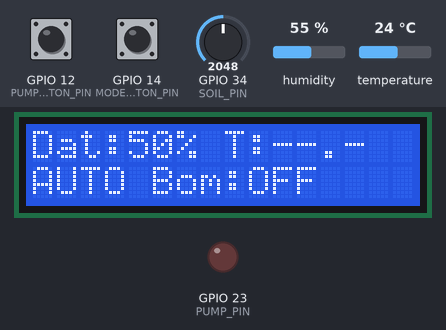
A sketch run on a simulated ESP32. On the bench: 16×2 character LCD, output pins drawn as LEDs (lit = HIGH). The test bench sets the inputs (shaded band); at power-on: GPIO 34 (SOIL_PIN) = 2048, GPIO 14 (MODE_BUTTON_PIN) HIGH, GPIO 12 (PUMP_BUTTON_PIN) HIGH, temperature 24 °C, humidity 55 % (analog values on the 0–4095 scale). WiFi joins after 1.5 s; servers stay silent unless stated; web services answer with replies made up by the test bench; what the sketch prints to the serial monitor is not drawn.

Above: at 1.3 s.
1.4 s: GPIO 34 (SOIL_PIN) set to 1706
At 3.0 s:
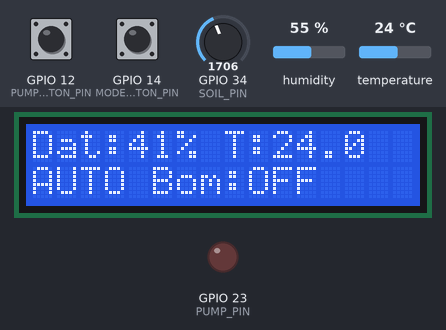
4.0 s: GPIO 34 (SOIL_PIN) set to 1610
At 5.2 s:
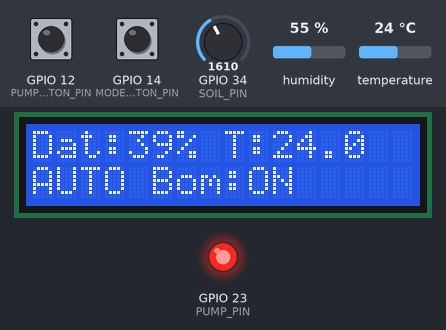
5.5 s: GPIO 14 (MODE_BUTTON_PIN) pulled LOW for 0.15 s
At 6.9 s:
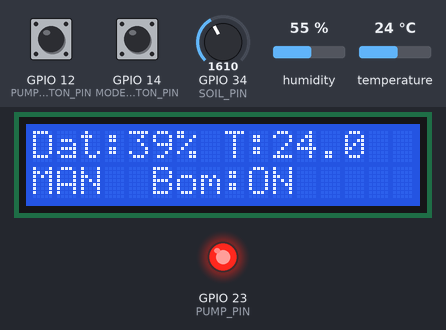
7.5 s: GPIO 12 (PUMP_BUTTON_PIN) pulled LOW for 0.15 s
At 8.4 s:
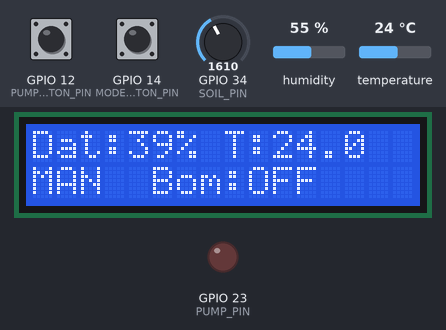
9.5 s: temperature set to 33 °C
At 11.5 s:
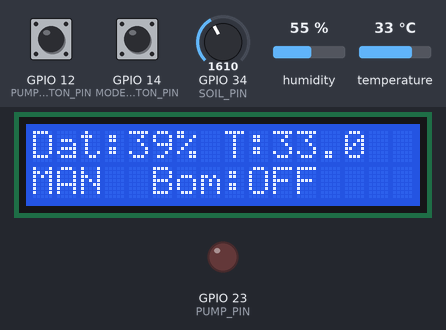
12.0 s: GPIO 14 (MODE_BUTTON_PIN) pulled LOW for 1 s
At 13.4 s:
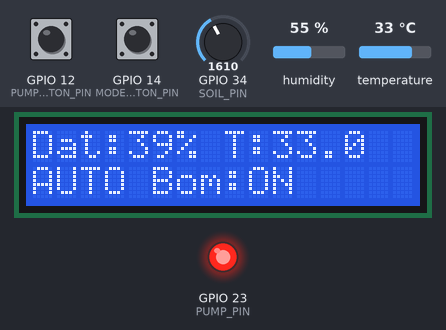
Timing chart, 0 to 15.0 s (numbered marks = the images above; inputs shaded):
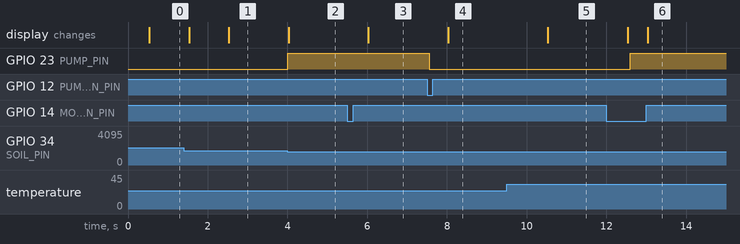

Measured:
- the behaviour switches between 1679 and 1678 on GPIO 34 (SOIL_PIN) (found by bisection; images 1 and 2)
- after the input at 1.4 s, the display: first changes after 0.13 s (image 1 shows a later state)
- after the input at 4.0 s, GPIO 23 (PUMP_PIN): LOW → HIGH at once; the display: changes at once (image 2)
- after the input at 5.5 s, the display: changes after 0.53 s (image 3)
- after the input at 7.5 s, GPIO 23 (PUMP_PIN): HIGH → LOW after 0.05 s; the display: changes after 0.53 s (image 4)
- after the input at 9.5 s, the display: changes after 1.0 s (image 5)
- after the input at 12.0 s, GPIO 23 (PUMP_PIN): LOW → HIGH after 0.60 s; the display: first changes after 0.53 s (image 6 shows a later state)

The sketch:

sketch.ino
```cpp
#include <WiFi.h> //Kết nối ESP32 với mạng Wi-Fi.
#include <WiFiClientSecure.h> //Hỗ trợ kết nối mạng bảo mật TLS/SSL, thường dùng với HTTPS.
#include <HTTPClient.h> //Gửi yêu cầu HTTP đến máy chủ, chẳng hạn ThingSpeak.
#include <DHT.h> //Đọc cảm biến nhiệt độ và độ ẩm DHT22.
#include <Wire.h> //Giao tiếp I2C, được dùng để kết nối LCD với ESP32.
#include <LiquidCrystal_I2C.h> //Điều khiển màn hình LCD thông qua I2C.
#include <math.h> //Cung cấp các hàm toán học; code dùng isnan() để kiểm tra giá trị không hợp lệ.

// ==================================================
// 1. CAU HINH WIFI VA THINGSPEAK
// ==================================================
const char* WIFI_SSID = "Wokwi-GUEST"; //lưu địa chỉ
const char* WIFI_PASSWORD = "";

// Thay bang Write API Key cua kenh ThingSpeak cua ban.
// Neu key da bi chia se cong khai, hay tao key moi.
const char* THINGSPEAK_WRITE_KEY = "";

// ==================================================
// 2. KHAI BAO CHAN ESP32
// ==================================================
#define SOIL_PIN 34 //Chân GPIO34 nhận tín hiệu analog từ biến trở mô phỏng độ ẩm đất.
#define DHT_PIN 32 //Chân GPIO32 nhận tín hiệu từ cảm biến DHT22.
#define DHTTYPE DHT22 //Xác định loại cảm biến đang sử dụng là DHT22.

#define PUMP_PIN 23 //GPIO23 xuất tín hiệu điều khiển LED mô phỏng máy bơm.
#define MODE_BUTTON_PIN 14 //GPIO14 đọc nút chuyển đổi AUTO/MANUAL.
#define PUMP_BUTTON_PIN 12 //GPIO12 đọc nút bật/tắt bơm thủ công.

#define LCD_SDA_PIN 21 //Chân SDA truyền dữ liệu I2C.
#define LCD_SCL_PIN 22 //Chân SCL cung cấp xung đồng hồ I2C.

// ==================================================
// 3. KHOI TAO THIET BI
// ==================================================
DHT dht(DHT_PIN, DHTTYPE); //chân kết nối cảm biến, loại cảm biến DHT22.

LiquidCrystal_I2C lcd(0x27, 16, 2); //

WiFiClientSecure secureClient;

// ==================================================
// 4. CAC THONG SO HE THONG
// ==================================================

// Nguong do am dat: bat bom < 40%, tat bom >40%
const int MOISTURE_ON = 40; //
const int MOISTURE_OFF = 41; //

// Nguong danh gia thoi tiet (gia tri thu nghiem)
const float TEMP_HOT = 32.0; //Nhiệt độ từ 32°C trở lên được xem là nóng.
const float TEMP_COOL = 28.0; //Nhiệt độ từ 28°C trở xuống được xem là mát/lạnh theo quy tắc mô phỏng.
const float AIR_HUMIDITY_DRY = 40.0; //Độ ẩm không khí từ 40% trở xuống được xem là thấp.
const float AIR_HUMIDITY_HIGH = 65.0; //Độ ẩm không khí từ 65% trở lên được xem là cao.

// Gia tri ADC cua bien tro r
const int DRY_RAW = 0; //giả định giá trị 0 tương ứng với đất khô.
const int WET_RAW = 4095; //giả định giá trị 4095 tương ứng với đất rất ẩm.

// Thoi gian an toan cho bom
const unsigned long MAX_PUMP_RUN_MS = 30000; //30 giay
const unsigned long PUMP_COOLDOWN_MS = 5000; //5 giay

// Chu ky doc va cap nhat r
const unsigned long SOIL_INTERVAL_NORMAL_MS = 500; //Đọc đất mỗi 0,5 giây khi ưu tiên bình thường.
const unsigned long SOIL_INTERVAL_HIGH_MS = 200; //Đọc đất mỗi 0,2 giây khi ưu tiên cao.
const unsigned long SOIL_INTERVAL_LOW_MS = 1000; //Đọc đất mỗi 1 giây khi ưu tiên thấp.
const unsigned long DHT_INTERVAL_MS = 2000; //Đọc DHT22 mỗi 2 giây.
const unsigned long LCD_INTERVAL_MS = 500; //Cập nhật LCD mỗi 0,5 giây.
const unsigned long SERIAL_INTERVAL_MS = 5000; //In trạng thái ra Serial mỗi 2 giây.
const unsigned long THINGSPEAK_INTERVAL_MS = 16000; //Chu kỳ gửi dữ liệu dự kiến là 16 giây.
const unsigned long DEBOUNCE_MS = 50; //Thời gian lọc nhiễu nút nhấn.

// ==================================================
// 5. BIEN TRANG THAI HE THONG
// ==================================================
int soilRaw = 0; //giá trị ADC đọc trực tiếp từ biến trở, ví dụ 2048.
int soilPercent = 0; //giá trị độ ẩm đất đã quy đổi thành phần trăm, ví dụ 50.

float temperature = NAN; //nhiệt độ không khí.
float humidity = NAN; //độ ẩm không khí.

bool soilSensorReady = false; //ban đầu chương trình chưa xác nhận đã đọc cảm biến đất.
bool airSensorReady = false; //ban đầu chưa có dữ liệu DHT22 hợp lệ.

bool pumpOn = false; //ban đầu bơm ở trạng thái tắt.
bool autoMode = true; //ban đầu hệ thống ở chế độ tự động.

unsigned long pumpStartedAt = 0; //thời điểm bật bơm.
unsigned long lastPumpStoppedAt = 0; //thời điểm tắt bơm gần nhất.

unsigned long lastSoilReadAt = 0; //thời điểm đọc đất gần nhất.
unsigned long lastDHTReadAt = 0; //thời điểm đọc DHT22 gần nhất.
unsigned long lastLCDUpdateAt = 0; //thời điểm cập nhật LCD gần nhất.
unsigned long lastSerialPrintAt = 0; //thời điểm in trạng thái gần nhất.

bool lastModeButtonReading = HIGH; //lần đọc tín hiệu nút gần nhất.
bool stableModeButtonState = HIGH; //trạng thái nút đã được xác nhận ổn định.
unsigned long lastModeDebounceAt = 0; //thời điểm bắt đầu ghi nhận thay đổi tín hiệu.

bool lastPumpButtonReading = HIGH;
bool stablePumpButtonState = HIGH;
unsigned long lastPumpDebounceAt = 0;

// ==================================================
// 6. CAC MUC UU TIEN TUOI
// ==================================================

enum WaterPriority {
  PRIORITY_LOW,
  PRIORITY_NORMAL,
  PRIORITY_HIGH
};
//enum là kiểu dữ liệu liệt kê, cho phép tạo ra một nhóm giá trị có tên rõ ràng.

WaterPriority currentPriority = PRIORITY_NORMAL;

// ==================================================
// 7. TINH DO AM DAT
// ==================================================

int calculateSoilMoisture(int rawValue) {
  rawValue = constrain(rawValue, DRY_RAW, WET_RAW);
  int moisture = map(rawValue, DRY_RAW, WET_RAW, 0, 100);
  return constrain(moisture, 0, 100);
}

// ==================================================
// 8. KIEM TRA DIEU KIEN BAT BOM
// ==================================================

bool canStartPump() {
  if (lastPumpStoppedAt == 0) {
    return true;
  }

  return millis() - lastPumpStoppedAt >= PUMP_COOLDOWN_MS;
}

// ==================================================
// 9. HAM BAT/TAT BOM
// ==================================================

void setPump(bool state) {
  if (state == pumpOn) {
    return;
  }

  // Khong cho bat bom neu chua het thoi gian nghi      CHUA HIEU
  if (state && !canStartPump()) {
    Serial.println(
      "Bom dang trong thoi gian nghi 5 giay."
    );
    return;
  }

  pumpOn = state;
  digitalWrite(PUMP_PIN, pumpOn ? HIGH : LOW);

  if (pumpOn) {
    pumpStartedAt = millis();
    Serial.println("BOM: BAT");
  } else {
    lastPumpStoppedAt = millis();
    Serial.println("BOM: TAT");
  }
}

// ==================================================
// 10. DOC CAM BIEN DO AM DAT
// ==================================================

void readSoilSensor() {
  soilRaw = analogRead(SOIL_PIN);
  soilPercent = calculateSoilMoisture(soilRaw);
  soilSensorReady = true;
}

// ==================================================
// 11. DOC DHT22
// ==================================================

void readAirSensor() {
  float newTemperature = dht.readTemperature(); //lấy nhiệt độ theo độ c
  float newHumidity = dht.readHumidity(); //lấy độ ẩm kk theo %

  if (!isnan(newTemperature) && !isnan(newHumidity) && newHumidity >= 0 && newHumidity <= 100) {
    bool firstValidReading = !airSensorReady;

    bool valueChanged = firstValidReading || fabs(newTemperature - temperature) >= 0.1 || fabs(newHumidity - humidity) >= 0.1;
    temperature = newTemperature; //temperature??
    humidity = newHumidity; //         CHUA HIEU
    airSensorReady = true;
    if (valueChanged) {
      Serial.print("Nhiet do: ");
      Serial.print(temperature, 1);
      Serial.print(" C | Do am khong khi: ");
      Serial.print(humidity, 1);
      Serial.println(" %");
    }
  } else {
    // Khong ghi de gia tri hop le cu bang NaN
    // He thong se tiep tuc dung gia tri hop le gan nhat.
    Serial.println("Canh bao: Doc DHT22 that bai.");
  }
}

// ==================================================
// 12. THUAT TOAN 1 + 2
// DANH GIA NHIET DO VA DO AM KHONG KHI
// ==================================================

WaterPriority evaluateWaterPriority() {
  // Chua co du lieu khong khi hop le:
  // khong dua ra ket luan thoi tiet.
  if (!airSensorReady || isnan(temperature) || isnan(humidity)) {
    return PRIORITY_NORMAL;
  }

  bool hotWeather = temperature >= TEMP_HOT;
  bool coolWeather = temperature <= TEMP_COOL;

  bool dryAir = humidity <= AIR_HUMIDITY_DRY;
  bool humidAir = humidity >= AIR_HUMIDITY_HIGH;

  if (hotWeather || dryAir) {
      return PRIORITY_HIGH;
  }

  // Mat va khong khi am:
  // muc uu tien thap hon.
  if (coolWeather && humidAir) {
    return PRIORITY_LOW;
  }

  return PRIORITY_NORMAL;
}

// ==================================================
// 13. CHU KY DOC DAT THEO MUC UU TIEN
// ==================================================

unsigned long getSoilReadInterval() {
  if (currentPriority == PRIORITY_HIGH) {
    return SOIL_INTERVAL_HIGH_MS;
  }

  if (currentPriority == PRIORITY_LOW) {
    return SOIL_INTERVAL_LOW_MS;
  }

  return SOIL_INTERVAL_NORMAL_MS;
}

// ==================================================
// 14. THUAT TOAN 3 + BO TONG HOP
// DIEU KHIEN BOM TU DONG
// ==================================================

void controlPump() {
  if (!autoMode || !soilSensorReady) {
    return;
  }

  currentPriority = evaluateWaterPriority();

  // Dat rat kho: can tuoi.
  if (soilPercent <= MOISTURE_ON) {
    if (!pumpOn) {
      setPump(true);
    }
  }

   // Dat du am: tat bom.
  else if (soilPercent >= MOISTURE_OFF) {
    if (pumpOn) {
      setPump(false);
    }
  }
}

// ==================================================
// 15. BAO VE BOM
// ==================================================

void checkPumpSafety() {
  if (pumpOn &&
      millis() - pumpStartedAt >= MAX_PUMP_RUN_MS) {

    setPump(false);

    Serial.println(
      "CANH BAO: Bom da tat sau 30 giay chay lien tuc."
    );
  }
}


// ==================================================
// 16. XU LY NUT NHAN
// ==================================================

void handleButtons() {
  unsigned long now = millis();

  // Nut AUTO / MANUAL
  bool modeReading = digitalRead(MODE_BUTTON_PIN);

  if (modeReading != lastModeButtonReading) {
    lastModeDebounceAt = now;
  }

  if (now - lastModeDebounceAt >= DEBOUNCE_MS) {
    if (modeReading != stableModeButtonState) {
      stableModeButtonState = modeReading;

      if (stableModeButtonState == LOW) {
        autoMode = !autoMode;

        Serial.print("Chuyen che do: ");
        Serial.println(autoMode ? "AUTO" : "MANUAL");

        if (!autoMode) {
          Serial.println(
            "MANUAL: Nguoi dung tu dieu khien bom."
          );
        }
      }
    }
  }

  lastModeButtonReading = modeReading;

  // Nut bat/tat bom thu cong
  bool pumpReading = digitalRead(PUMP_BUTTON_PIN);

  if (pumpReading != lastPumpButtonReading) {
    lastPumpDebounceAt = now;
  }

  if (now - lastPumpDebounceAt >= DEBOUNCE_MS) {
    if (pumpReading != stablePumpButtonState) {
      stablePumpButtonState = pumpReading;

      if (stablePumpButtonState == LOW) {
        if (!autoMode) {
          // Khong cho nguoi dung bat bom khi het
          // thoi gian nghi an toan.
          setPump(!pumpOn);
        } else {
          Serial.println(
            "Hay chuyen sang MANUAL de dieu khien bom."
          );
        }
      }
    }
  }

  lastPumpButtonReading = pumpReading;
}

// ==================================================
// 17. CAP NHAT LCD
// ==================================================

void printLCDLine(int row, String text) {
  // Giới hạn nội dung trong 16 ký tự
  if (text.length() > 16) {
    text = text.substring(0, 16);
  }

  // Thêm khoảng trắng để xóa các ký tự cũ còn dư
  while (text.length() < 16) {
    text += ' ';
  }

  // Ghi đè trực tiếp, không xóa dòng trước
  lcd.setCursor(0, row);
  lcd.print(text);
}

void updateLCD() {
  String line1 = "Dat:";

  if (soilSensorReady) {
    line1 += String(soilPercent) + "% ";
  } else {
    line1 += "--% ";
  }

  line1 += "T:";

  if (airSensorReady) {
    line1 += String(temperature, 1);
  } else {
    line1 += "--.-";
  }

  String line2 = autoMode ? "AUTO " : "MAN  ";
  line2 += "Bom:";
  line2 += pumpOn ? "ON" : "OFF";

  printLCDLine(0, line1);
  printLCDLine(1, line2);
}

// ==================================================
// 18. IN TRANG THAI SERIAL
// ==================================================

void printStatus() {
  Serial.println();
  Serial.println("========= TRANG THAI HE THONG =========");

  Serial.print("ADC dat: ");
  Serial.println(soilRaw);

  Serial.print("Do am dat: ");
  if (soilSensorReady) {
    Serial.print(soilPercent);
    Serial.println("%");
  } else {
    Serial.println("Chua co du lieu");
  }

  Serial.print("Nhiet do: ");
  if (airSensorReady) {
    Serial.print(temperature, 1);
    Serial.println(" C");
  } else {
    Serial.println("Chua co du lieu hop le");
  }

  Serial.print("Do am khong khi: ");
  if (airSensorReady) {
    Serial.print(humidity, 1);
    Serial.println("%");
  } else {
    Serial.println("Chua co du lieu hop le");
  }

  Serial.print("Muc uu tien: ");
  if (currentPriority == PRIORITY_HIGH) {
    Serial.println("CAO");
  } else if (currentPriority == PRIORITY_LOW) {
    Serial.println("THAP");
  } else {
    Serial.println("BINH THUONG");
  }

  Serial.print("Che do: ");
  Serial.println(autoMode ? "AUTO" : "MANUAL");

  Serial.print("May bom: ");
  Serial.println(pumpOn ? "BAT" : "TAT");

  // In thong bao tinh trang tuoi cay mot lan moi khung trang thai.
  if (autoMode && soilSensorReady) {
    if (soilPercent >= MOISTURE_OFF) {
      if (currentPriority == PRIORITY_HIGH) {
        Serial.println("///Dat du am: Chua tuoi, tiep tuc theo doi.");
      } else {
      Serial.println("Dat du am: Khong can tuoi.");
      }
    }
  }
  else if (soilPercent <= MOISTURE_ON) {
    if (currentPriority == PRIORITY_HIGH) {
        Serial.println("UU TIEN CAO: Dat kho, nguy co mat nuoc cao.");
    } else if (currentPriority == PRIORITY_LOW) {
        Serial.println("Dat kho: Van can tuoi du thoi tiet mat/am.");
    } else {Serial.println("Dat kho: Can tuoi.");}
  }
  else {
      Serial.println("Dat trong vung trung gian: Giu trang thai bom.");
  }
  Serial.print("WiFi: ");
  Serial.println(
    WiFi.status() == WL_CONNECTED
      ? "DA KET NOI"
      : "CHUA KET NOI"
  );
}

// ==================================================
// 19. GUI DU LIEU LEN THINGSPEAK
// ==================================================

void sendToThingSpeak() {
  if (WiFi.status() != WL_CONNECTED) {
    Serial.println("ThingSpeak: WiFi chua ket noi.");
    return;
  }

  if (!soilSensorReady || !airSensorReady) {
    Serial.println(
      "ThingSpeak: Chua du du lieu cam bien."
    );
    return;
  }

  String url = "http://api.thingspeak.com/update?api_key=";
  url += THINGSPEAK_WRITE_KEY;
  url += "&field1=" + String(soilPercent);
  url += "&field2=" + String(temperature, 1);
  url += "&field3=" + String(humidity, 1);
  url += "&field4=" + String(pumpOn ? 1 : 0);
  url += "&field5=" + String(autoMode ? 1 : 0);
  url += "&field6=" + String((int)currentPriority);

  HTTPClient http;
  http.setConnectTimeout(5000);
  http.setTimeout(5000);

  if (!http.begin(url)) {
    Serial.println("Khong khoi tao duoc HTTP.");
    return;
  }

  int httpCode = http.GET();

  Serial.print("ThingSpeak HTTP code: ");
  Serial.println(httpCode);

  if (httpCode > 0) {
    String response = http.getString();

    Serial.print("ThingSpeak response: ");
    Serial.println(response);

    if (httpCode == 200 && response.toInt() > 0) {
      Serial.println("Gui du lieu thanh cong.");
    } else {
      Serial.println(
        "ThingSpeak chua ghi du lieu. Kiem tra API key, "
        "channel va khoang cach gui."
      );
    }
  } else {
    Serial.print("Loi ket noi ThingSpeak: ");
    Serial.println(http.errorToString(httpCode));
  }

  http.end();
}

// ==================================================
// 20. TAC VU WIFI / THINGSPEAK RIENG
// ==================================================

void thingSpeakTask(void* parameter) {
  WiFi.mode(WIFI_STA);
  WiFi.begin(WIFI_SSID, WIFI_PASSWORD, 6);

  Serial.println("Tac vu WiFi dang chay.");

  for (;;) {
    if (WiFi.status() == WL_CONNECTED) {
      sendToThingSpeak();

      vTaskDelay(
        pdMS_TO_TICKS(THINGSPEAK_INTERVAL_MS)
      );
    } else {
      Serial.println("Dang cho ket noi WiFi...");

      vTaskDelay(pdMS_TO_TICKS(1000));
    }
  }
}

// ==================================================
// 21. SETUP
// ==================================================

void setup() {
  Serial.begin(115200);

  pinMode(PUMP_PIN, OUTPUT);
  pinMode(MODE_BUTTON_PIN, INPUT_PULLUP);
  pinMode(PUMP_BUTTON_PIN, INPUT_PULLUP);

  digitalWrite(PUMP_PIN, LOW);

  analogReadResolution(12);

  Wire.begin(LCD_SDA_PIN, LCD_SCL_PIN);
  lcd.init();
  lcd.backlight();

  lcd.setCursor(0, 0);
  lcd.print("HE THONG TUOI CAY");
  lcd.setCursor(0, 1);
  lcd.print("Dang khoi dong");

  dht.begin();

  Serial.println();
  Serial.println("=================================");
  Serial.println(" HE THONG TUOI CAY ESP32");
  Serial.println(" Che do mac dinh: AUTO");
  Serial.println("=================================");

  // Doc dat ngay khi khoi dong de khong dung
  // gia tri mac dinh 0% de bat bom nham.
  readSoilSensor();

  // Cho DHT22 co thoi gian on dinh truoc lan doc dau.
  // Khong delay dai de khong lam cham he thong.
  lastDHTReadAt = millis();

  // Tao tac vu ThingSpeak chay rieng.
  BaseType_t taskCreated = xTaskCreatePinnedToCore(
    thingSpeakTask,
    "ThingSpeakTask",
    8192,
    NULL,
    1,
    NULL,
    0
  );

  if (taskCreated == pdPASS) {
    Serial.println("Da tao tac vu ThingSpeak.");
  } else {
    Serial.println("Loi tao tac vu ThingSpeak.");
  }

  lcd.clear();
}

// ==================================================
// 22. LOOP
// ==================================================

void loop() {
  unsigned long now = millis();

  // Xu ly nut nhan lien tuc
  handleButtons();

  // Doc DHT22 moi 2 giay
  if (now - lastDHTReadAt >= DHT_INTERVAL_MS) {
    lastDHTReadAt = now;
    readAirSensor();

    // Cap nhat muc uu tien sau khi doc thoi tiet
    currentPriority = evaluateWaterPriority();
  }

  // Chu ky doc dat thay doi theo muc uu tien
  unsigned long soilInterval = getSoilReadInterval();

  if (now - lastSoilReadAt >= soilInterval) {
    lastSoilReadAt = now;
    readSoilSensor();
    controlPump();
  }

  // Bao ve bom luon duoc kiem tra
  checkPumpSafety();

  // Cap nhat LCD
  if (now - lastLCDUpdateAt >= LCD_INTERVAL_MS) {
    lastLCDUpdateAt = now;
    updateLCD();
  }

  // In trang thai
  if (now - lastSerialPrintAt >= SERIAL_INTERVAL_MS) {
    lastSerialPrintAt = now;
    printStatus();
  }

  // Nhuong thoi gian cho FreeRTOS
  delay(1);
}
```
